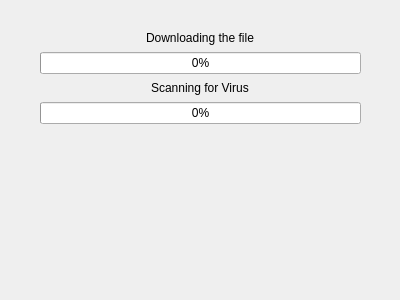
<?xml version="1.0" encoding="UTF-8"?>
<ui version="4.0">
 <class>Dialog</class>
 <widget class="QDialog" name="Dialog">
  <property name="geometry">
   <rect>
    <x>0</x>
    <y>0</y>
    <width>400</width>
    <height>300</height>
   </rect>
  </property>
  <property name="windowTitle">
   <string>Dialog</string>
  </property>
  <widget class="QWidget" name="">
   <property name="geometry">
    <rect>
     <x>40</x>
     <y>30</y>
     <width>321</width>
     <height>94</height>
    </rect>
   </property>
   <layout class="QVBoxLayout" name="verticalLayout">
    <item alignment="Qt::AlignHCenter">
     <widget class="QLabel" name="label">
      <property name="text">
       <string>Downloading the file</string>
      </property>
     </widget>
    </item>
    <item>
     <widget class="QProgressBar" name="progressBarFileDownload">
      <property name="value">
       <number>0</number>
      </property>
     </widget>
    </item>
    <item alignment="Qt::AlignHCenter">
     <widget class="QLabel" name="label_2">
      <property name="text">
       <string>Scanning for Virus</string>
      </property>
     </widget>
    </item>
    <item>
     <widget class="QProgressBar" name="progressBarVirusScan">
      <property name="value">
       <number>0</number>
      </property>
     </widget>
    </item>
   </layout>
  </widget>
 </widget>
 <resources/>
 <connections/>
</ui>
